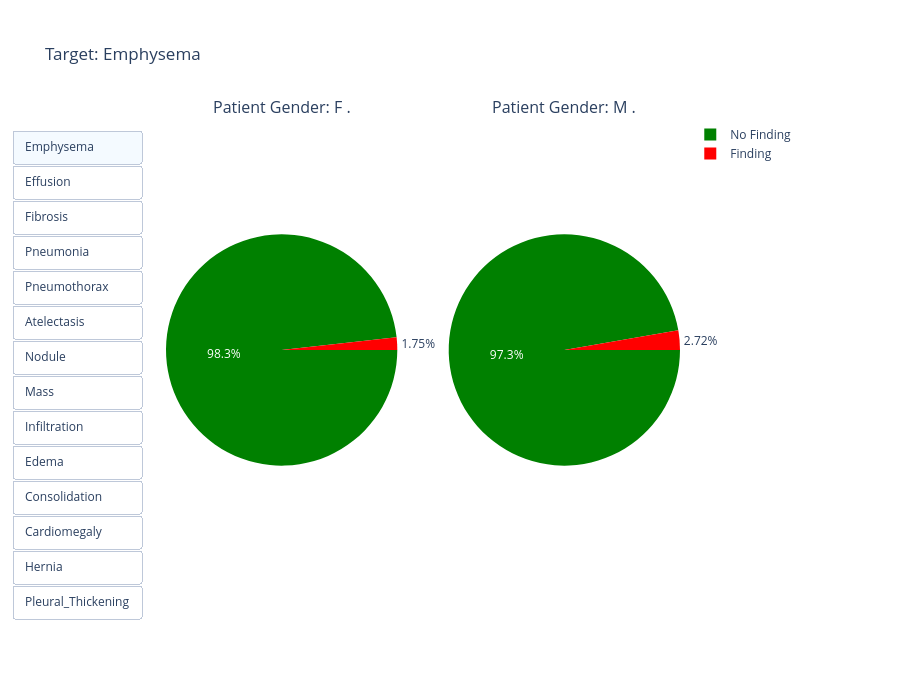

Here is the notebook cell this chart was saved with:
### Markdown cell above
**Multi-Label Data**

### Code cell
plot_categorical_target_distribution(labeled_data, all_labels, "Patient Gender")

### Figure 1 — Plotly figure (JSON) as saved in the notebook; plotly's stock layout.template omitted (floating-point values rounded to 4 significant figures)
{"data": [{"domain": {"x": [0, 0.45], "y": [0, 1]}, "labels": ["No Finding", "Finding"], "marker": {"colors": ["green", "red"]}, "rotation": 90, "showlegend": true, "type": "pie", "values": [23060, 410], "visible": true}, {"domain": {"x": [0.55, 1], "y": [0, 1]}, "labels": ["No Finding", "Finding"], "marker": {"colors": ["green", "red"]}, "rotation": 90, "showlegend": false, "type": "pie", "values": [29276, 820], "visible": true}, {"domain": {"x": [0, 0.45], "y": [0, 1]}, "labels": ["No Finding", "Finding"], "marker": {"colors": ["green", "red"]}, "rotation": 90, "showlegend": true, "type": "pie", "values": [20517, 2953], "visible": false}, {"domain": {"x": [0.55, 1], "y": [0, 1]}, "labels": ["No Finding", "Finding"], "marker": {"colors": ["green", "red"]}, "rotation": 90, "showlegend": false, "type": "pie", "values": [26724, 3372], "visible": false}, {"domain": {"x": [0, 0.45], "y": [0, 1]}, "labels": ["No Finding", "Finding"], "marker": {"colors": ["green", "red"]}, "rotation": 90, "showlegend": true, "type": "pie", "values": [23122, 348], "visible": false}, {"domain": {"x": [0.55, 1], "y": [0, 1]}, "labels": ["No Finding", "Finding"], "marker": {"colors": ["green", "red"]}, "rotation": 90, "showlegend": false, "type": "pie", "values": [29589, 507], "visible": false}, {"domain": {"x": [0, 0.45], "y": [0, 1]}, "labels": ["No Finding", "Finding"], "marker": {"colors": ["green", "red"]}, "rotation": 90, "showlegend": true, "type": "pie", "values": [23205, 265], "visible": false}, {"domain": {"x": [0.55, 1], "y": [0, 1]}, "labels": ["No Finding", "Finding"], "marker": {"colors": ["green", "red"]}, "rotation": 90, "showlegend": false, "type": "pie", "values": [29694, 402], "visible": false}, {"domain": {"x": [0, 0.45], "y": [0, 1]}, "labels": ["No Finding", "Finding"], "marker": {"colors": ["green", "red"]}, "rotation": 90, "showlegend": true, "type": "pie", "values": [22157, 1313], "visible": false}, {"domain": {"x": [0.55, 1], "y": [0, 1]}, "labels": ["No Finding", "Finding"], "marker": {"colors": ["green", "red"]}, "rotation": 90, "showlegend": false, "type": "pie", "values": [28671, 1425], "visible": false}, {"domain": {"x": [0, 0.45], "y": [0, 1]}, "labels": ["No Finding", "Finding"], "marker": {"colors": ["green", "red"]}, "rotation": 90, "showlegend": true, "type": "pie", "values": [21271, 2199], "visible": false}, {"domain": {"x": [0.55, 1], "y": [0, 1]}, "labels": ["No Finding", "Finding"], "marker": {"colors": ["green", "red"]}, "rotation": 90, "showlegend": false, "type": "pie", "values": [26725, 3371], "visible": false}, {"domain": {"x": [0, 0.45], "y": [0, 1]}, "labels": ["No Finding", "Finding"], "marker": {"colors": ["green", "red"]}, "rotation": 90, "showlegend": true, "type": "pie", "values": [22134, 1336], "visible": false}, {"domain": {"x": [0.55, 1], "y": [0, 1]}, "labels": ["No Finding", "Finding"], "marker": {"colors": ["green", "red"]}, "rotation": 90, "showlegend": false, "type": "pie", "values": [28327, 1769], "visible": false}, {"domain": {"x": [0, 0.45], "y": [0, 1]}, "labels": ["No Finding", "Finding"], "marker": {"colors": ["green", "red"]}, "rotation": 90, "showlegend": true, "type": "pie", "values": [22322, 1148], "visible": false}, {"domain": {"x": [0.55, 1], "y": [0, 1]}, "labels": ["No Finding", "Finding"], "marker": {"colors": ["green", "red"]}, "rotation": 90, "showlegend": false, "type": "pie", "values": [28344, 1752], "visible": false}, {"domain": {"x": [0, 0.45], "y": [0, 1]}, "labels": ["No Finding", "Finding"], "marker": {"colors": ["green", "red"]}, "rotation": 90, "showlegend": true, "type": "pie", "values": [19394, 4076], "visible": false}, {"domain": {"x": [0.55, 1], "y": [0, 1]}, "labels": ["No Finding", "Finding"], "marker": {"colors": ["green", "red"]}, "rotation": 90, "showlegend": false, "type": "pie", "values": [25011, 5085], "visible": false}, {"domain": {"x": [0, 0.45], "y": [0, 1]}, "labels": ["No Finding", "Finding"], "marker": {"colors": ["green", "red"]}, "rotation": 90, "showlegend": true, "type": "pie", "values": [23012, 458], "visible": false}, {"domain": {"x": [0.55, 1], "y": [0, 1]}, "labels": ["No Finding", "Finding"], "marker": {"colors": ["green", "red"]}, "rotation": 90, "showlegend": false, "type": "pie", "values": [29570, 526], "visible": false}, {"domain": {"x": [0, 0.45], "y": [0, 1]}, "labels": ["No Finding", "Finding"], "marker": {"colors": ["green", "red"]}, "rotation": 90, "showlegend": true, "type": "pie", "values": [22557, 913], "visible": false}, {"domain": {"x": [0.55, 1], "y": [0, 1]}, "labels": ["No Finding", "Finding"], "marker": {"colors": ["green", "red"]}, "rotation": 90, "showlegend": false, "type": "pie", "values": [28909, 1187], "visible": false}, {"domain": {"x": [0, 0.45], "y": [0, 1]}, "labels": ["No Finding", "Finding"], "marker": {"colors": ["green", "red"]}, "rotation": 90, "showlegend": true, "type": "pie", "values": [22797, 673], "visible": false}, {"domain": {"x": [0.55, 1], "y": [0, 1]}, "labels": ["No Finding", "Finding"], "marker": {"colors": ["green", "red"]}, "rotation": 90, "showlegend": false, "type": "pie", "values": [29503, 593], "visible": false}, {"domain": {"x": [0, 0.45], "y": [0, 1]}, "labels": ["No Finding", "Finding"], "marker": {"colors": ["green", "red"]}, "rotation": 90, "showlegend": true, "type": "pie", "values": [23402, 68], "visible": false}, {"domain": {"x": [0.55, 1], "y": [0, 1]}, "labels": ["No Finding", "Finding"], "marker": {"colors": ["green", "red"]}, "rotation": 90, "showlegend": false, "type": "pie", "values": [30048, 48], "visible": false}, {"domain": {"x": [0, 0.45], "y": [0, 1]}, "labels": ["No Finding", "Finding"], "marker": {"colors": ["green", "red"]}, "rotation": 90, "showlegend": true, "type": "pie", "values": [22806, 664], "visible": false}, {"domain": {"x": [0.55, 1], "y": [0, 1]}, "labels": ["No Finding", "Finding"], "marker": {"colors": ["green", "red"]}, "rotation": 90, "showlegend": false, "type": "pie", "values": [29075, 1021], "visible": false}], "layout": {"annotations": [{"font": {"size": 16}, "showarrow": false, "text": "Patient Gender: F\n.", "x": 0.225, "xanchor": "center", "xref": "paper", "y": 1, "yanchor": "bottom", "yref": "paper"}, {"font": {"size": 16}, "showarrow": false, "text": "Patient Gender: M\n.", "x": 0.775, "xanchor": "center", "xref": "paper", "y": 1, "yanchor": "bottom", "yref": "paper"}], "height": 700, "margin": {"r": 220}, "title": {"text": "Target: Emphysema"}, "updatemenus": [{"buttons": [{"args": [{"visible": [true, true, false, false, false, false, false, false, false, false, false, false, false, false, false, false, false, false, false, false, false, false, false, false, false, false, false, false]}, {"title": {"text": "Target: Emphysema"}}], "label": "Emphysema", "method": "update"}, {"args": [{"visible": [false, false, true, true, false, false, false, false, false, false, false, false, false, false, false, false, false, false, false, false, false, false, false, false, false, false, false, false]}, {"title": {"text": "Target: Effusion"}}], "label": "Effusion", "method": "update"}, {"args": [{"visible": [false, false, false, false, true, true, false, false, false, false, false, false, false, false, false, false, false, false, false, false, false, false, false, false, false, false, false, false]}, {"title": {"text": "Target: Fibrosis"}}], "label": "Fibrosis", "method": "update"}, {"args": [{"visible": [false, false, false, false, false, false, true, true, false, false, false, false, false, false, false, false, false, false, false, false, false, false, false, false, false, false, false, false]}, {"title": {"text": "Target: Pneumonia"}}], "label": "Pneumonia", "method": "update"}, {"args": [{"visible": [false, false, false, false, false, false, false, false, true, true, false, false, false, false, false, false, false, false, false, false, false, false, false, false, false, false, false, false]}, {"title": {"text": "Target: Pneumothorax"}}], "label": "Pneumothorax", "method": "update"}, {"args": [{"visible": [false, false, false, false, false, false, false, false, false, false, true, true, false, false, false, false, false, false, false, false, false, false, false, false, false, false, false, false]}, {"title": {"text": "Target: Atelectasis"}}], "label": "Atelectasis", "method": "update"}, {"args": [{"visible": [false, false, false, false, false, false, false, false, false, false, false, false, true, true, false, false, false, false, false, false, false, false, false, false, false, false, false, false]}, {"title": {"text": "Target: Nodule"}}], "label": "Nodule", "method": "update"}, {"args": [{"visible": [false, false, false, false, false, false, false, false, false, false, false, false, false, false, true, true, false, false, false, false, false, false, false, false, false, false, false, false]}, {"title": {"text": "Target: Mass"}}], "label": "Mass", "method": "update"}, {"args": [{"visible": [false, false, false, false, false, false, false, false, false, false, false, false, false, false, false, false, true, true, false, false, false, false, false, false, false, false, false, false]}, {"title": {"text": "Target: Infiltration"}}], "label": "Infiltration", "method": "update"}, {"args": [{"visible": [false, false, false, false, false, false, false, false, false, false, false, false, false, false, false, false, false, false, true, true, false, false, false, false, false, false, false, false]}, {"title": {"text": "Target: Edema"}}], "label": "Edema", "method": "update"}, {"args": [{"visible": [false, false, false, false, false, false, false, false, false, false, false, false, false, false, false, false, false, false, false, false, true, true, false, false, false, false, false, false]}, {"title": {"text": "Target: Consolidation"}}], "label": "Consolidation", "method": "update"}, {"args": [{"visible": [false, false, false, false, false, false, false, false, false, false, false, false, false, false, false, false, false, false, false, false, false, false, true, true, false, false, false, false]}, {"title": {"text": "Target: Cardiomegaly"}}], "label": "Cardiomegaly", "method": "update"}, {"args": [{"visible": [false, false, false, false, false, false, false, false, false, false, false, false, false, false, false, false, false, false, false, false, false, false, false, false, true, true, false, false]}, {"title": {"text": "Target: Hernia"}}], "label": "Hernia", "method": "update"}, {"args": [{"visible": [false, false, false, false, false, false, false, false, false, false, false, false, false, false, false, false, false, false, false, false, false, false, false, false, false, false, true, true]}, {"title": {"text": "Target: Pleural_Thickening"}}], "label": "Pleural_Thickening", "method": "update"}], "direction": "down", "pad": {"b": 10, "r": 10, "t": 10}, "showactive": true, "type": "buttons", "x": -0.3, "xanchor": "left", "y": 1, "yanchor": "top"}]}}
